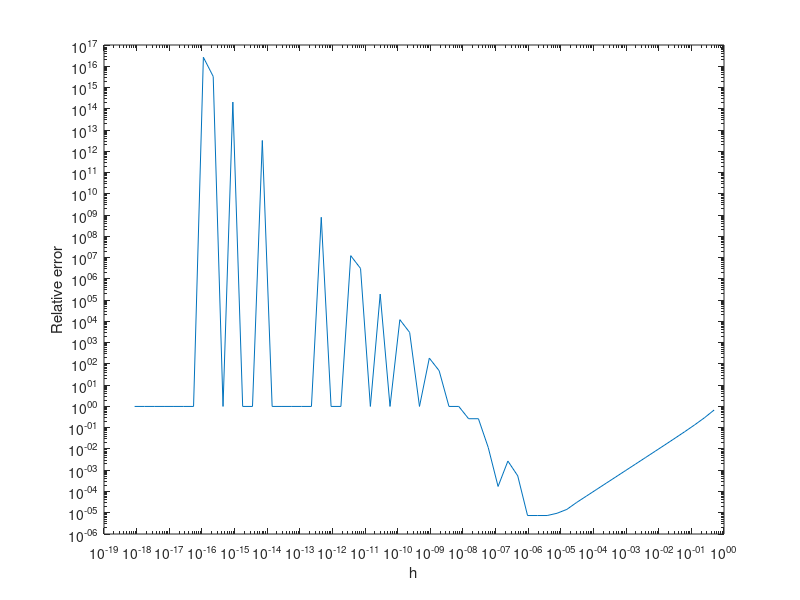

Recreate this plot in MATLAB.
clear

f = @(x) exp(x);
fp = @(x) exp(x);
fpp = @(x) exp(x);

% f =@(x) besselj(0,x);
% fp = @(x) -besselj(1,x);

x0 = 1;

k = 1:60;
h = 2.^-k;
Dn = (f(x0+2*h)-2*f(x0+h)+f(x0));
D = Dn./h.^2;
figure
loglog(h,abs((D-fpp(x0))/fpp(x0)))
xlabel('h')
ylabel('Relative error')